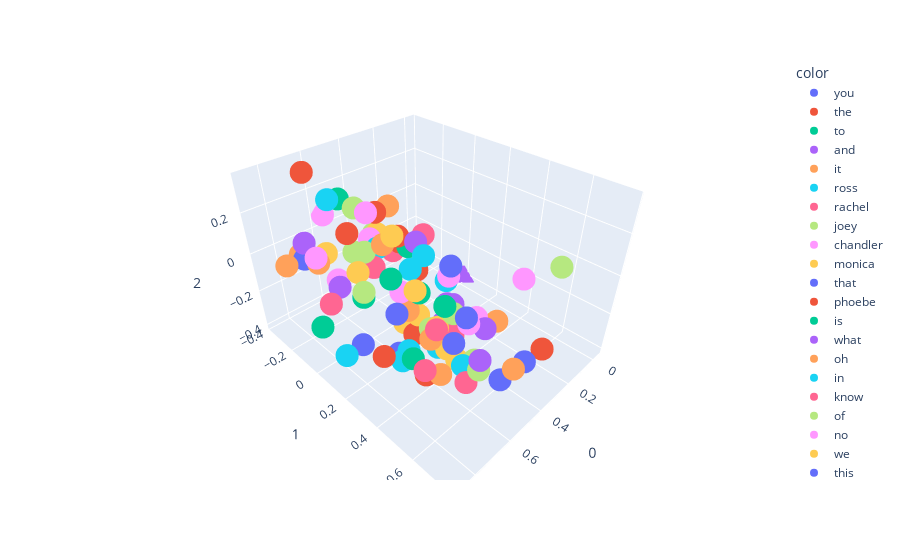

The cell this chart's notebook holds for it:
### Code cell
import plotly.express as px
fig = px.scatter_3d(X[:100],x=0,y=1,z=2, color=y[:100])
fig.show()

### Figure 1 — Plotly figure (JSON) as saved in the notebook; plotly's stock layout.template omitted (floating-point values rounded to 4 significant figures)
{"data": [{"hovertemplate": "color=you<br>0=%{x}<br>1=%{y}<br>2=%{z}<extra></extra>", "legendgroup": "you", "marker": {"color": "#636efa", "symbol": "circle"}, "mode": "markers", "name": "you", "scene": "scene", "showlegend": true, "type": "scatter3d", "x": [0.723], "y": [0.6062], "z": [0.02656]}, {"hovertemplate": "color=the<br>0=%{x}<br>1=%{y}<br>2=%{z}<extra></extra>", "legendgroup": "the", "marker": {"color": "#EF553B", "symbol": "circle"}, "mode": "markers", "name": "the", "scene": "scene", "showlegend": true, "type": "scatter3d", "x": [0.6905], "y": [-0.2656], "z": [0.3519]}, {"hovertemplate": "color=to<br>0=%{x}<br>1=%{y}<br>2=%{z}<extra></extra>", "legendgroup": "to", "marker": {"color": "#00cc96", "symbol": "circle"}, "mode": "markers", "name": "to", "scene": "scene", "showlegend": true, "type": "scatter3d", "x": [0.7821], "y": [0.2057], "z": [0.03161]}, {"hovertemplate": "color=and<br>0=%{x}<br>1=%{y}<br>2=%{z}<extra></extra>", "legendgroup": "and", "marker": {"color": "#ab63fa", "symbol": "circle"}, "mode": "markers", "name": "and", "scene": "scene", "showlegend": true, "type": "scatter3d", "x": [0.7593], "y": [-0.2121], "z": [0.07265]}, {"hovertemplate": "color=it<br>0=%{x}<br>1=%{y}<br>2=%{z}<extra></extra>", "legendgroup": "it", "marker": {"color": "#FFA15A", "symbol": "circle"}, "mode": "markers", "name": "it", "scene": "scene", "showlegend": true, "type": "scatter3d", "x": [0.7008], "y": [0.3591], "z": [0.01079]}, {"hovertemplate": "color=ross<br>0=%{x}<br>1=%{y}<br>2=%{z}<extra></extra>", "legendgroup": "ross", "marker": {"color": "#19d3f3", "symbol": "circle"}, "mode": "markers", "name": "ross", "scene": "scene", "showlegend": true, "type": "scatter3d", "x": [0.5256], "y": [-0.02323], "z": [0.02803]}, {"hovertemplate": "color=rachel<br>0=%{x}<br>1=%{y}<br>2=%{z}<extra></extra>", "legendgroup": "rachel", "marker": {"color": "#FF6692", "symbol": "circle"}, "mode": "markers", "name": "rachel", "scene": "scene", "showlegend": true, "type": "scatter3d", "x": [0.4411], "y": [-0.01987], "z": [-0.02256]}, {"hovertemplate": "color=joey<br>0=%{x}<br>1=%{y}<br>2=%{z}<extra></extra>", "legendgroup": "joey", "marker": {"color": "#B6E880", "symbol": "circle"}, "mode": "markers", "name": "joey", "scene": "scene", "showlegend": true, "type": "scatter3d", "x": [0.4611], "y": [-0.1246], "z": [0.02934]}, {"hovertemplate": "color=chandler<br>0=%{x}<br>1=%{y}<br>2=%{z}<extra></extra>", "legendgroup": "chandler", "marker": {"color": "#FF97FF", "symbol": "circle"}, "mode": "markers", "name": "chandler", "scene": "scene", "showlegend": true, "type": "scatter3d", "x": [0.5193], "y": [-0.07928], "z": [0.04747]}, {"hovertemplate": "color=monica<br>0=%{x}<br>1=%{y}<br>2=%{z}<extra></extra>", "legendgroup": "monica", "marker": {"color": "#FECB52", "symbol": "circle"}, "mode": "markers", "name": "monica", "scene": "scene", "showlegend": true, "type": "scatter3d", "x": [0.4851], "y": [-0.07064], "z": [0.0625]}, {"hovertemplate": "color=that<br>0=%{x}<br>1=%{y}<br>2=%{z}<extra></extra>", "legendgroup": "that", "marker": {"color": "#636efa", "symbol": "circle"}, "mode": "markers", "name": "that", "scene": "scene", "showlegend": true, "type": "scatter3d", "x": [0.6757], "y": [0.6158], "z": [0.1156]}, {"hovertemplate": "color=phoebe<br>0=%{x}<br>1=%{y}<br>2=%{z}<extra></extra>", "legendgroup": "phoebe", "marker": {"color": "#EF553B", "symbol": "circle"}, "mode": "markers", "name": "phoebe", "scene": "scene", "showlegend": true, "type": "scatter3d", "x": [0.4125], "y": [-0.006042], "z": [0.01685]}, {"hovertemplate": "color=is<br>0=%{x}<br>1=%{y}<br>2=%{z}<extra></extra>", "legendgroup": "is", "marker": {"color": "#00cc96", "symbol": "circle"}, "mode": "markers", "name": "is", "scene": "scene", "showlegend": true, "type": "scatter3d", "x": [0.4021], "y": [0.03669], "z": [0.006464]}, {"hovertemplate": "color=what<br>0=%{x}<br>1=%{y}<br>2=%{z}<extra></extra>", "legendgroup": "what", "marker": {"color": "#ab63fa", "symbol": "circle"}, "mode": "markers", "name": "what", "scene": "scene", "showlegend": true, "type": "scatter3d", "x": [0.5355], "y": [0.4314], "z": [-0.04921]}, {"hovertemplate": "color=oh<br>0=%{x}<br>1=%{y}<br>2=%{z}<extra></extra>", "legendgroup": "oh", "marker": {"color": "#FFA15A", "symbol": "circle"}, "mode": "markers", "name": "oh", "scene": "scene", "showlegend": true, "type": "scatter3d", "x": [0.22], "y": [0.4154], "z": [-0.302]}, {"hovertemplate": "color=in<br>0=%{x}<br>1=%{y}<br>2=%{z}<extra></extra>", "legendgroup": "in", "marker": {"color": "#19d3f3", "symbol": "circle"}, "mode": "markers", "name": "in", "scene": "scene", "showlegend": true, "type": "scatter3d", "x": [0.6636], "y": [-0.1486], "z": [0.2632]}, {"hovertemplate": "color=know<br>0=%{x}<br>1=%{y}<br>2=%{z}<extra></extra>", "legendgroup": "know", "marker": {"color": "#FF6692", "symbol": "circle"}, "mode": "markers", "name": "know", "scene": "scene", "showlegend": true, "type": "scatter3d", "x": [0.7195], "y": [0.6655], "z": [-0.119]}, {"hovertemplate": "color=of<br>0=%{x}<br>1=%{y}<br>2=%{z}<extra></extra>", "legendgroup": "of", "marker": {"color": "#B6E880", "symbol": "circle"}, "mode": "markers", "name": "of", "scene": "scene", "showlegend": true, "type": "scatter3d", "x": [0.6578], "y": [0.019], "z": [0.2875]}, {"hovertemplate": "color=no<br>0=%{x}<br>1=%{y}<br>2=%{z}<extra></extra>", "legendgroup": "no", "marker": {"color": "#FF97FF", "symbol": "circle"}, "mode": "markers", "name": "no", "scene": "scene", "showlegend": true, "type": "scatter3d", "x": [0.4054], "y": [0.4444], "z": [-0.1502]}, {"hovertemplate": "color=we<br>0=%{x}<br>1=%{y}<br>2=%{z}<extra></extra>", "legendgroup": "we", "marker": {"color": "#FECB52", "symbol": "circle"}, "mode": "markers", "name": "we", "scene": "scene", "showlegend": true, "type": "scatter3d", "x": [0.7411], "y": [0.442], "z": [0.1684]}, {"hovertemplate": "color=this<br>0=%{x}<br>1=%{y}<br>2=%{z}<extra></extra>", "legendgroup": "this", "marker": {"color": "#636efa", "symbol": "circle"}, "mode": "markers", "name": "this", "scene": "scene", "showlegend": true, "type": "scatter3d", "x": [0.6154], "y": [0.4854], "z": [0.2284]}, {"hovertemplate": "color=on<br>0=%{x}<br>1=%{y}<br>2=%{z}<extra></extra>", "legendgroup": "on", "marker": {"color": "#EF553B", "symbol": "circle"}, "mode": "markers", "name": "on", "scene": "scene", "showlegend": true, "type": "scatter3d", "x": [0.6084], "y": [-0.1155], "z": [0.09624]}, {"hovertemplate": "color=just<br>0=%{x}<br>1=%{y}<br>2=%{z}<extra></extra>", "legendgroup": "just", "marker": {"color": "#00cc96", "symbol": "circle"}, "mode": "markers", "name": "just", "scene": "scene", "showlegend": true, "type": "scatter3d", "x": [0.8277], "y": [0.5196], "z": [-0.03159]}, {"hovertemplate": "color=he<br>0=%{x}<br>1=%{y}<br>2=%{z}<extra></extra>", "legendgroup": "he", "marker": {"color": "#ab63fa", "symbol": "circle"}, "mode": "markers", "name": "he", "scene": "scene", "showlegend": true, "type": "scatter3d", "x": [0.7265], "y": [-0.03392], "z": [-0.07978]}, {"hovertemplate": "color=me<br>0=%{x}<br>1=%{y}<br>2=%{z}<extra></extra>", "legendgroup": "me", "marker": {"color": "#FFA15A", "symbol": "circle"}, "mode": "markers", "name": "me", "scene": "scene", "showlegend": true, "type": "scatter3d", "x": [0.7327], "y": [0.5081], "z": [-0.01249]}, {"hovertemplate": "color=so<br>0=%{x}<br>1=%{y}<br>2=%{z}<extra></extra>", "legendgroup": "so", "marker": {"color": "#19d3f3", "symbol": "circle"}, "mode": "markers", "name": "so", "scene": "scene", "showlegend": true, "type": "scatter3d", "x": [0.6688], "y": [0.6038], "z": [-0.1188]}, {"hovertemplate": "color=my<br>0=%{x}<br>1=%{y}<br>2=%{z}<extra></extra>", "legendgroup": "my", "marker": {"color": "#FF6692", "symbol": "circle"}, "mode": "markers", "name": "my", "scene": "scene", "showlegend": true, "type": "scatter3d", "x": [0.531], "y": [0.2661], "z": [0.2211]}, {"hovertemplate": "color=with<br>0=%{x}<br>1=%{y}<br>2=%{z}<extra></extra>", "legendgroup": "with", "marker": {"color": "#B6E880", "symbol": "circle"}, "mode": "markers", "name": "with", "scene": "scene", "showlegend": true, "type": "scatter3d", "x": [0.6824], "y": [0.09657], "z": [0.135]}, {"hovertemplate": "color=she<br>0=%{x}<br>1=%{y}<br>2=%{z}<extra></extra>", "legendgroup": "she", "marker": {"color": "#FF97FF", "symbol": "circle"}, "mode": "markers", "name": "she", "scene": "scene", "showlegend": true, "type": "scatter3d", "x": [0.7035], "y": [-0.07673], "z": [-0.07595]}, {"hovertemplate": "color=her<br>0=%{x}<br>1=%{y}<br>2=%{z}<extra></extra>", "legendgroup": "her", "marker": {"color": "#FECB52", "symbol": "circle"}, "mode": "markers", "name": "her", "scene": "scene", "showlegend": true, "type": "scatter3d", "x": [0.6815], "y": [-0.1787], "z": [0.0004713]}, {"hovertemplate": "color=yeah<br>0=%{x}<br>1=%{y}<br>2=%{z}<extra></extra>", "legendgroup": "yeah", "marker": {"color": "#636efa", "symbol": "circle"}, "mode": "markers", "name": "yeah", "scene": "scene", "showlegend": true, "type": "scatter3d", "x": [0.3689], "y": [0.6726], "z": [-0.2663]}, {"hovertemplate": "color=are<br>0=%{x}<br>1=%{y}<br>2=%{z}<extra></extra>", "legendgroup": "are", "marker": {"color": "#EF553B", "symbol": "circle"}, "mode": "markers", "name": "are", "scene": "scene", "showlegend": true, "type": "scatter3d", "x": [0.4415], "y": [0.1324], "z": [-0.05113]}, {"hovertemplate": "color=okay<br>0=%{x}<br>1=%{y}<br>2=%{z}<extra></extra>", "legendgroup": "okay", "marker": {"color": "#00cc96", "symbol": "circle"}, "mode": "markers", "name": "okay", "scene": "scene", "showlegend": true, "type": "scatter3d", "x": [0.5447], "y": [0.5319], "z": [-0.2821]}, {"hovertemplate": "color=re<br>0=%{x}<br>1=%{y}<br>2=%{z}<extra></extra>", "legendgroup": "re", "marker": {"color": "#ab63fa", "symbol": "circle"}, "mode": "markers", "name": "re", "scene": "scene", "showlegend": true, "type": "scatter3d", "x": [0.5851], "y": [0.4255], "z": [-0.08093]}, {"hovertemplate": "color=do<br>0=%{x}<br>1=%{y}<br>2=%{z}<extra></extra>", "legendgroup": "do", "marker": {"color": "#FFA15A", "symbol": "circle"}, "mode": "markers", "name": "do", "scene": "scene", "showlegend": true, "type": "scatter3d", "x": [0.7153], "y": [0.5414], "z": [-0.1764]}, {"hovertemplate": "color=for<br>0=%{x}<br>1=%{y}<br>2=%{z}<extra></extra>", "legendgroup": "for", "marker": {"color": "#19d3f3", "symbol": "circle"}, "mode": "markers", "name": "for", "scene": "scene", "showlegend": true, "type": "scatter3d", "x": [0.6317], "y": [0.3005], "z": [0.1315]}, {"hovertemplate": "color=have<br>0=%{x}<br>1=%{y}<br>2=%{z}<extra></extra>", "legendgroup": "have", "marker": {"color": "#FF6692", "symbol": "circle"}, "mode": "markers", "name": "have", "scene": "scene", "showlegend": true, "type": "scatter3d", "x": [0.7234], "y": [0.5262], "z": [0.03693]}, {"hovertemplate": "color=not<br>0=%{x}<br>1=%{y}<br>2=%{z}<extra></extra>", "legendgroup": "not", "marker": {"color": "#B6E880", "symbol": "circle"}, "mode": "markers", "name": "not", "scene": "scene", "showlegend": true, "type": "scatter3d", "x": [0.615], "y": [0.6128], "z": [-0.1232]}, {"hovertemplate": "color=all<br>0=%{x}<br>1=%{y}<br>2=%{z}<extra></extra>", "legendgroup": "all", "marker": {"color": "#FF97FF", "symbol": "circle"}, "mode": "markers", "name": "all", "scene": "scene", "showlegend": true, "type": "scatter3d", "x": [0.7044], "y": [0.3269], "z": [0.08047]}, {"hovertemplate": "color=don<br>0=%{x}<br>1=%{y}<br>2=%{z}<extra></extra>", "legendgroup": "don", "marker": {"color": "#FECB52", "symbol": "circle"}, "mode": "markers", "name": "don", "scene": "scene", "showlegend": true, "type": "scatter3d", "x": [0.6426], "y": [0.5527], "z": [-0.1435]}, {"hovertemplate": "color=well<br>0=%{x}<br>1=%{y}<br>2=%{z}<extra></extra>", "legendgroup": "well", "marker": {"color": "#636efa", "symbol": "circle"}, "mode": "markers", "name": "well", "scene": "scene", "showlegend": true, "type": "scatter3d", "x": [0.6003], "y": [0.7226], "z": [-0.1534]}, {"hovertemplate": "color=can<br>0=%{x}<br>1=%{y}<br>2=%{z}<extra></extra>", "legendgroup": "can", "marker": {"color": "#EF553B", "symbol": "circle"}, "mode": "markers", "name": "can", "scene": "scene", "showlegend": true, "type": "scatter3d", "x": [0.6728], "y": [0.3615], "z": [-0.122]}, {"hovertemplate": "color=hey<br>0=%{x}<br>1=%{y}<br>2=%{z}<extra></extra>", "legendgroup": "hey", "marker": {"color": "#00cc96", "symbol": "circle"}, "mode": "markers", "name": "hey", "scene": "scene", "showlegend": true, "type": "scatter3d", "x": [0.3698], "y": [0.2365], "z": [-0.2263]}, {"hovertemplate": "color=was<br>0=%{x}<br>1=%{y}<br>2=%{z}<extra></extra>", "legendgroup": "was", "marker": {"color": "#ab63fa", "symbol": "circle"}, "mode": "markers", "name": "was", "scene": "scene", "showlegend": true, "type": "scatter3d", "x": [0.5485], "y": [0.4104], "z": [-0.01554]}, {"hovertemplate": "color=up<br>0=%{x}<br>1=%{y}<br>2=%{z}<extra></extra>", "legendgroup": "up", "marker": {"color": "#FFA15A", "symbol": "circle"}, "mode": "markers", "name": "up", "scene": "scene", "showlegend": true, "type": "scatter3d", "x": [0.7356], "y": [-0.1613], "z": [-0.01555]}, {"hovertemplate": "color=but<br>0=%{x}<br>1=%{y}<br>2=%{z}<extra></extra>", "legendgroup": "but", "marker": {"color": "#19d3f3", "symbol": "circle"}, "mode": "markers", "name": "but", "scene": "scene", "showlegend": true, "type": "scatter3d", "x": [0.8168], "y": [0.4871], "z": [-0.02361]}, {"hovertemplate": "color=at<br>0=%{x}<br>1=%{y}<br>2=%{z}<extra></extra>", "legendgroup": "at", "marker": {"color": "#FF6692", "symbol": "circle"}, "mode": "markers", "name": "at", "scene": "scene", "showlegend": true, "type": "scatter3d", "x": [0.5721], "y": [0.00645], "z": [-0.03533]}, {"hovertemplate": "color=be<br>0=%{x}<br>1=%{y}<br>2=%{z}<extra></extra>", "legendgroup": "be", "marker": {"color": "#B6E880", "symbol": "circle"}, "mode": "markers", "name": "be", "scene": "scene", "showlegend": true, "type": "scatter3d", "x": [0.6842], "y": [0.4574], "z": [-0.02642]}, {"hovertemplate": "color=out<br>0=%{x}<br>1=%{y}<br>2=%{z}<extra></extra>", "legendgroup": "out", "marker": {"color": "#FF97FF", "symbol": "circle"}, "mode": "markers", "name": "out", "scene": "scene", "showlegend": true, "type": "scatter3d", "x": [0.8182], "y": [-0.03176], "z": [0.1113]}, {"hovertemplate": "color=they<br>0=%{x}<br>1=%{y}<br>2=%{z}<extra></extra>", "legendgroup": "they", "marker": {"color": "#FECB52", "symbol": "circle"}, "mode": "markers", "name": "they", "scene": "scene", "showlegend": true, "type": "scatter3d", "x": [0.744], "y": [0.1303], "z": [0.08728]}, {"hovertemplate": "color=right<br>0=%{x}<br>1=%{y}<br>2=%{z}<extra></extra>", "legendgroup": "right", "marker": {"color": "#636efa", "symbol": "circle"}, "mode": "markers", "name": "right", "scene": "scene", "showlegend": true, "type": "scatter3d", "x": [0.6077], "y": [0.3057], "z": [-0.1682]}, {"hovertemplate": "color=there<br>0=%{x}<br>1=%{y}<br>2=%{z}<extra></extra>", "legendgroup": "there", "marker": {"color": "#EF553B", "symbol": "circle"}, "mode": "markers", "name": "there", "scene": "scene", "showlegend": true, "type": "scatter3d", "x": [0.5881], "y": [0.1869], "z": [0.2055]}, {"hovertemplate": "color=like<br>0=%{x}<br>1=%{y}<br>2=%{z}<extra></extra>", "legendgroup": "like", "marker": {"color": "#00cc96", "symbol": "circle"}, "mode": "markers", "name": "like", "scene": "scene", "showlegend": true, "type": "scatter3d", "x": [0.6484], "y": [0.4929], "z": [0.07709]}, {"hovertemplate": "color=your<br>0=%{x}<br>1=%{y}<br>2=%{z}<extra></extra>", "legendgroup": "your", "marker": {"color": "#ab63fa", "symbol": "circle"}, "mode": "markers", "name": "your", "scene": "scene", "showlegend": true, "type": "scatter3d", "x": [0.6181], "y": [0.3178], "z": [0.2505]}, {"hovertemplate": "color=scene<br>0=%{x}<br>1=%{y}<br>2=%{z}<extra></extra>", "legendgroup": "scene", "marker": {"color": "#FFA15A", "symbol": "circle"}, "mode": "markers", "name": "scene", "scene": "scene", "showlegend": true, "type": "scatter3d", "x": [0.2785], "y": [-0.237], "z": [0.05664]}, {"hovertemplate": "color=get<br>0=%{x}<br>1=%{y}<br>2=%{z}<extra></extra>", "legendgroup": "get", "marker": {"color": "#19d3f3", "symbol": "circle"}, "mode": "markers", "name": "get", "scene": "scene", "showlegend": true, "type": "scatter3d", "x": [0.8855], "y": [0.2041], "z": [-0.1977]}, {"hovertemplate": "color=him<br>0=%{x}<br>1=%{y}<br>2=%{z}<extra></extra>", "legendgroup": "him", "marker": {"color": "#FF6692", "symbol": "circle"}, "mode": "markers", "name": "him", "scene": "scene", "showlegend": true, "type": "scatter3d", "x": [0.7837], "y": [-0.02633], "z": [-0.1332]}, {"hovertemplate": "color=about<br>0=%{x}<br>1=%{y}<br>2=%{z}<extra></extra>", "legendgroup": "about", "marker": {"color": "#B6E880", "symbol": "circle"}, "mode": "markers", "name": "about", "scene": "scene", "showlegend": true, "type": "scatter3d", "x": [0.6286], "y": [0.5167], "z": [0.04639]}, {"hovertemplate": "color=his<br>0=%{x}<br>1=%{y}<br>2=%{z}<extra></extra>", "legendgroup": "his", "marker": {"color": "#FF97FF", "symbol": "circle"}, "mode": "markers", "name": "his", "scene": "scene", "showlegend": true, "type": "scatter3d", "x": [0.5582], "y": [-0.3687], "z": [0.06644]}, {"hovertemplate": "color=gonna<br>0=%{x}<br>1=%{y}<br>2=%{z}<extra></extra>", "legendgroup": "gonna", "marker": {"color": "#FECB52", "symbol": "circle"}, "mode": "markers", "name": "gonna", "scene": "scene", "showlegend": true, "type": "scatter3d", "x": [0.6868], "y": [0.4947], "z": [0.005208]}, {"hovertemplate": "color=go<br>0=%{x}<br>1=%{y}<br>2=%{z}<extra></extra>", "legendgroup": "go", "marker": {"color": "#636efa", "symbol": "circle"}, "mode": "markers", "name": "go", "scene": "scene", "showlegend": true, "type": "scatter3d", "x": [0.7912], "y": [0.1838], "z": [-0.2174]}, {"hovertemplate": "color=one<br>0=%{x}<br>1=%{y}<br>2=%{z}<extra></extra>", "legendgroup": "one", "marker": {"color": "#EF553B", "symbol": "circle"}, "mode": "markers", "name": "one", "scene": "scene", "showlegend": true, "type": "scatter3d", "x": [0.6562], "y": [0.1453], "z": [0.3171]}, {"hovertemplate": "color=here<br>0=%{x}<br>1=%{y}<br>2=%{z}<extra></extra>", "legendgroup": "here", "marker": {"color": "#00cc96", "symbol": "circle"}, "mode": "markers", "name": "here", "scene": "scene", "showlegend": true, "type": "scatter3d", "x": [0.6517], "y": [0.3669], "z": [0.06896]}, {"hovertemplate": "color=uh<br>0=%{x}<br>1=%{y}<br>2=%{z}<extra></extra>", "legendgroup": "uh", "marker": {"color": "#ab63fa", "symbol": "circle"}, "mode": "markers", "name": "uh", "scene": "scene", "showlegend": true, "type": "scatter3d", "x": [0.5086], "y": [0.5696], "z": [-0.06664]}, {"hovertemplate": "color=really<br>0=%{x}<br>1=%{y}<br>2=%{z}<extra></extra>", "legendgroup": "really", "marker": {"color": "#FFA15A", "symbol": "circle"}, "mode": "markers", "name": "really", "scene": "scene", "showlegend": true, "type": "scatter3d", "x": [0.5932], "y": [0.7668], "z": [-0.07205]}, {"hovertemplate": "color=look<br>0=%{x}<br>1=%{y}<br>2=%{z}<extra></extra>", "legendgroup": "look", "marker": {"color": "#19d3f3", "symbol": "circle"}, "mode": "markers", "name": "look", "scene": "scene", "showlegend": true, "type": "scatter3d", "x": [0.6878], "y": [0.3019], "z": [-0.2978]}, {"hovertemplate": "color=if<br>0=%{x}<br>1=%{y}<br>2=%{z}<extra></extra>", "legendgroup": "if", "marker": {"color": "#FF6692", "symbol": "circle"}, "mode": "markers", "name": "if", "scene": "scene", "showlegend": true, "type": "scatter3d", "x": [0.8526], "y": [0.6016], "z": [-0.009118]}, {"hovertemplate": "color=think<br>0=%{x}<br>1=%{y}<br>2=%{z}<extra></extra>", "legendgroup": "think", "marker": {"color": "#B6E880", "symbol": "circle"}, "mode": "markers", "name": "think", "scene": "scene", "showlegend": true, "type": "scatter3d", "x": [0.6836], "y": [0.6881], "z": [-0.06738]}, {"hovertemplate": "color=how<br>0=%{x}<br>1=%{y}<br>2=%{z}<extra></extra>", "legendgroup": "how", "marker": {"color": "#FF97FF", "symbol": "circle"}, "mode": "markers", "name": "how", "scene": "scene", "showlegend": true, "type": "scatter3d", "x": [0.5886], "y": [0.5557], "z": [-0.001558]}, {"hovertemplate": "color=ll<br>0=%{x}<br>1=%{y}<br>2=%{z}<extra></extra>", "legendgroup": "ll", "marker": {"color": "#FECB52", "symbol": "circle"}, "mode": "markers", "name": "ll", "scene": "scene", "showlegend": true, "type": "scatter3d", "x": [0.6639], "y": [0.2955], "z": [-0.1099]}, {"hovertemplate": "color=now<br>0=%{x}<br>1=%{y}<br>2=%{z}<extra></extra>", "legendgroup": "now", "marker": {"color": "#636efa", "symbol": "circle"}, "mode": "markers", "name": "now", "scene": "scene", "showlegend": true, "type": "scatter3d", "x": [0.7826], "y": [0.3918], "z": [0.06176]}, {"hovertemplate": "color=see<br>0=%{x}<br>1=%{y}<br>2=%{z}<extra></extra>", "legendgroup": "see", "marker": {"color": "#EF553B", "symbol": "circle"}, "mode": "markers", "name": "see", "scene": "scene", "showlegend": true, "type": "scatter3d", "x": [0.7609], "y": [0.2748], "z": [-0.2406]}, {"hovertemplate": "color=from<br>0=%{x}<br>1=%{y}<br>2=%{z}<extra></extra>", "legendgroup": "from", "marker": {"color": "#00cc96", "symbol": "circle"}, "mode": "markers", "name": "from", "scene": "scene", "showlegend": true, "type": "scatter3d", "x": [0.4952], "y": [-0.3275], "z": [0.14]}, {"hovertemplate": "color=mean<br>0=%{x}<br>1=%{y}<br>2=%{z}<extra></extra>", "legendgroup": "mean", "marker": {"color": "#ab63fa", "symbol": "circle"}, "mode": "markers", "name": "mean", "scene": "scene", "showlegend": true, "type": "scatter3d", "x": [0.7209], "y": [0.719], "z": [0.02648]}, {"hovertemplate": "color=back<br>0=%{x}<br>1=%{y}<br>2=%{z}<extra></extra>", "legendgroup": "back", "marker": {"color": "#FFA15A", "symbol": "circle"}, "mode": "markers", "name": "back", "scene": "scene", "showlegend": true, "type": "scatter3d", "x": [0.8275], "y": [-0.2678], "z": [-0.03655]}, {"hovertemplate": "color=did<br>0=%{x}<br>1=%{y}<br>2=%{z}<extra></extra>", "legendgroup": "did", "marker": {"color": "#19d3f3", "symbol": "circle"}, "mode": "markers", "name": "did", "scene": "scene", "showlegend": true, "type": "scatter3d", "x": [0.5912], "y": [0.4074], "z": [-0.2158]}, {"hovertemplate": "color=got<br>0=%{x}<br>1=%{y}<br>2=%{z}<extra></extra>", "legendgroup": "got", "marker": {"color": "#FF6692", "symbol": "circle"}, "mode": "markers", "name": "got", "scene": "scene", "showlegend": true, "type": "scatter3d", "x": [0.5854], "y": [0.2454], "z": [-0.07526]}, {"hovertemplate": "color=as<br>0=%{x}<br>1=%{y}<br>2=%{z}<extra></extra>", "legendgroup": "as", "marker": {"color": "#B6E880", "symbol": "circle"}, "mode": "markers", "name": "as", "scene": "scene", "showlegend": true, "type": "scatter3d", "x": [0.5874], "y": [-0.1078], "z": [-0.003207]}, {"hovertemplate": "color=good<br>0=%{x}<br>1=%{y}<br>2=%{z}<extra></extra>", "legendgroup": "good", "marker": {"color": "#FF97FF", "symbol": "circle"}, "mode": "markers", "name": "good", "scene": "scene", "showlegend": true, "type": "scatter3d", "x": [0.3194], "y": [0.5897], "z": [0.07452]}, {"hovertemplate": "color=why<br>0=%{x}<br>1=%{y}<br>2=%{z}<extra></extra>", "legendgroup": "why", "marker": {"color": "#FECB52", "symbol": "circle"}, "mode": "markers", "name": "why", "scene": "scene", "showlegend": true, "type": "scatter3d", "x": [0.598], "y": [0.4601], "z": [-0.1831]}, {"hovertemplate": "color=come<br>0=%{x}<br>1=%{y}<br>2=%{z}<extra></extra>", "legendgroup": "come", "marker": {"color": "#636efa", "symbol": "circle"}, "mode": "markers", "name": "come", "scene": "scene", "showlegend": true, "type": "scatter3d", "x": [0.6621], "y": [0.2517], "z": [-0.307]}, {"hovertemplate": "color=want<br>0=%{x}<br>1=%{y}<br>2=%{z}<extra></extra>", "legendgroup": "want", "marker": {"color": "#EF553B", "symbol": "circle"}, "mode": "markers", "name": "want", "scene": "scene", "showlegend": true, "type": "scatter3d", "x": [0.7344], "y": [0.4858], "z": [-0.2061]}, {"hovertemplate": "color=then<br>0=%{x}<br>1=%{y}<br>2=%{z}<extra></extra>", "legendgroup": "then", "marker": {"color": "#00cc96", "symbol": "circle"}, "mode": "markers", "name": "then", "scene": "scene", "showlegend": true, "type": "scatter3d", "x": [0.8801], "y": [0.04576], "z": [-0.1546]}, {"hovertemplate": "color=god<br>0=%{x}<br>1=%{y}<br>2=%{z}<extra></extra>", "legendgroup": "god", "marker": {"color": "#ab63fa", "symbol": "circle"}, "mode": "markers", "name": "god", "scene": "scene", "showlegend": true, "type": "scatter3d", "x": [0.2986], "y": [0.2185], "z": [-0.2735]}, {"hovertemplate": "color=who<br>0=%{x}<br>1=%{y}<br>2=%{z}<extra></extra>", "legendgroup": "who", "marker": {"color": "#FFA15A", "symbol": "circle"}, "mode": "markers", "name": "who", "scene": "scene", "showlegend": true, "type": "scatter3d", "x": [0.6489], "y": [0.1692], "z": [0.1869]}, {"hovertemplate": "color=ve<br>0=%{x}<br>1=%{y}<br>2=%{z}<extra></extra>", "legendgroup": "ve", "marker": {"color": "#19d3f3", "symbol": "circle"}, "mode": "markers", "name": "ve", "scene": "scene", "showlegend": true, "type": "scatter3d", "x": [0.59], "y": [0.4427], "z": [0.1322]}, {"hovertemplate": "color=would<br>0=%{x}<br>1=%{y}<br>2=%{z}<extra></extra>", "legendgroup": "would", "marker": {"color": "#FF6692", "symbol": "circle"}, "mode": "markers", "name": "would", "scene": "scene", "showlegend": true, "type": "scatter3d", "x": [0.6386], "y": [0.5265], "z": [-0.04481]}, {"hovertemplate": "color=when<br>0=%{x}<br>1=%{y}<br>2=%{z}<extra></extra>", "legendgroup": "when", "marker": {"color": "#B6E880", "symbol": "circle"}, "mode": "markers", "name": "when", "scene": "scene", "showlegend": true, "type": "scatter3d", "x": [0.8279], "y": [0.274], "z": [0.1173]}, {"hovertemplate": "color=guys<br>0=%{x}<br>1=%{y}<br>2=%{z}<extra></extra>", "legendgroup": "guys", "marker": {"color": "#FF97FF", "symbol": "circle"}, "mode": "markers", "name": "guys", "scene": "scene", "showlegend": true, "type": "scatter3d", "x": [0.6289], "y": [0.4895], "z": [0.1956]}, {"hovertemplate": "color=going<br>0=%{x}<br>1=%{y}<br>2=%{z}<extra></extra>", "legendgroup": "going", "marker": {"color": "#FECB52", "symbol": "circle"}, "mode": "markers", "name": "going", "scene": "scene", "showlegend": true, "type": "scatter3d", "x": [0.6679], "y": [0.3793], "z": [-0.01848]}, {"hovertemplate": "color=over<br>0=%{x}<br>1=%{y}<br>2=%{z}<extra></extra>", "legendgroup": "over", "marker": {"color": "#636efa", "symbol": "circle"}, "mode": "markers", "name": "over", "scene": "scene", "showlegend": true, "type": "scatter3d", "x": [0.7492], "y": [-0.2489], "z": [-0.03023]}, {"hovertemplate": "color=sorry<br>0=%{x}<br>1=%{y}<br>2=%{z}<extra></extra>", "legendgroup": "sorry", "marker": {"color": "#EF553B", "symbol": "circle"}, "mode": "markers", "name": "sorry", "scene": "scene", "showlegend": true, "type": "scatter3d", "x": [0.2105], "y": [0.6551], "z": [-0.3169]}, {"hovertemplate": "color=time<br>0=%{x}<br>1=%{y}<br>2=%{z}<extra></extra>", "legendgroup": "time", "marker": {"color": "#00cc96", "symbol": "circle"}, "mode": "markers", "name": "time", "scene": "scene", "showlegend": true, "type": "scatter3d", "x": [0.7863], "y": [0.3738], "z": [0.205]}, {"hovertemplate": "color=hi<br>0=%{x}<br>1=%{y}<br>2=%{z}<extra></extra>", "legendgroup": "hi", "marker": {"color": "#ab63fa", "symbol": "circle"}, "mode": "markers", "name": "hi", "scene": "scene", "showlegend": true, "type": "scatter3d", "x": [-0.03391], "y": [-0.008791], "z": [-0.4051]}, {"hovertemplate": "color=down<br>0=%{x}<br>1=%{y}<br>2=%{z}<extra></extra>", "legendgroup": "down", "marker": {"color": "#FFA15A", "symbol": "circle"}, "mode": "markers", "name": "down", "scene": "scene", "showlegend": true, "type": "scatter3d", "x": [0.7354], "y": [-0.3066], "z": [-0.03988]}, {"hovertemplate": "color=little<br>0=%{x}<br>1=%{y}<br>2=%{z}<extra></extra>", "legendgroup": "little", "marker": {"color": "#19d3f3", "symbol": "circle"}, "mode": "markers", "name": "little", "scene": "scene", "showlegend": true, "type": "scatter3d", "x": [0.6348], "y": [0.3742], "z": [0.2274]}, {"hovertemplate": "color=ok<br>0=%{x}<br>1=%{y}<br>2=%{z}<extra></extra>", "legendgroup": "ok", "marker": {"color": "#FF6692", "symbol": "circle"}, "mode": "markers", "name": "ok", "scene": "scene", "showlegend": true, "type": "scatter3d", "x": [0.4839], "y": [0.2554], "z": [-0.3126]}, {"hovertemplate": "color=great<br>0=%{x}<br>1=%{y}<br>2=%{z}<extra></extra>", "legendgroup": "great", "marker": {"color": "#B6E880", "symbol": "circle"}, "mode": "markers", "name": "great", "scene": "scene", "showlegend": true, "type": "scatter3d", "x": [0.182], "y": [0.6627], "z": [0.09745]}, {"hovertemplate": "color=some<br>0=%{x}<br>1=%{y}<br>2=%{z}<extra></extra>", "legendgroup": "some", "marker": {"color": "#FF97FF", "symbol": "circle"}, "mode": "markers", "name": "some", "scene": "scene", "showlegend": true, "type": "scatter3d", "x": [0.6833], "y": [0.1269], "z": [0.3188]}, {"hovertemplate": "color=guy<br>0=%{x}<br>1=%{y}<br>2=%{z}<extra></extra>", "legendgroup": "guy", "marker": {"color": "#FECB52", "symbol": "circle"}, "mode": "markers", "name": "guy", "scene": "scene", "showlegend": true, "type": "scatter3d", "x": [0.6265], "y": [0.1997], "z": [0.2279]}], "layout": {"legend": {"title": {"text": "color"}, "tracegroupgap": 0}, "margin": {"t": 60}, "scene": {"domain": {"x": [0, 1], "y": [0, 1]}, "xaxis": {"title": {"text": "0"}}, "yaxis": {"title": {"text": "1"}}, "zaxis": {"title": {"text": "2"}}}}}
